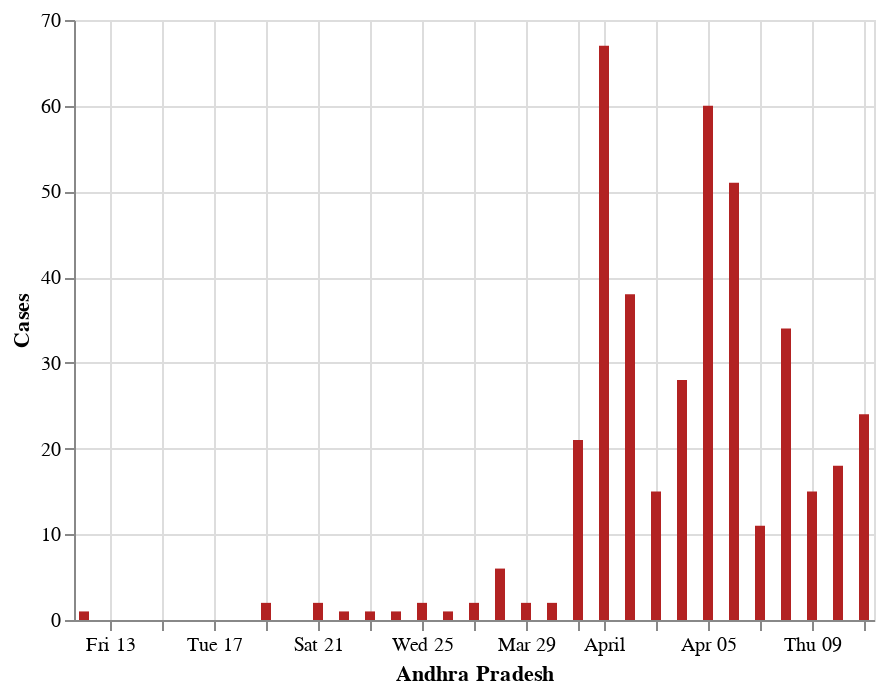

This figure's notebook cell:
### Code cell
#hide_input
import altair as alt
#draw_plot_alt(graph_df,14,"West Bengal")
wb_df=graph_df.query("detected_state == 'Andhra Pradesh'").reset_index()
wb_df=wb_df[["diagnosed_date",0]]
wb_df.rename(columns={0:'Cases'},inplace=True)
wb_df=wb_df.groupby("diagnosed_date").sum().reset_index()
#wb_df
alt.Chart(wb_df).mark_bar(color='firebrick').encode(
    alt.X('diagnosed_date', title='Andhra Pradesh'),
    alt.Y('sum(Cases)', title='Cases')
).interactive()

### Figure 1 — Vega-Lite specification as saved in the notebook (floating-point values rounded to 4 significant figures)
{"config": {"view": {"continuousWidth": 400, "continuousHeight": 300}}, "data": {"name": "data-e49dba82b18e2b8af1f7f0497ae95aa6"}, "mark": {"type": "bar", "color": "firebrick"}, "encoding": {"x": {"type": "temporal", "field": "diagnosed_date", "title": "Andhra Pradesh"}, "y": {"type": "quantitative", "aggregate": "sum", "field": "Cases", "title": "Cases"}}, "selection": {"selector077": {"type": "interval", "bind": "scales", "encodings": ["x", "y"]}}, "$schema": "https://vega.github.io/schema/vega-lite/v4.8.1.json", "datasets": {"data-e49dba82b18e2b8af1f7f0497ae95aa6": [{"diagnosed_date": "2020-03-12T00:00:00", "Cases": 1}, {"diagnosed_date": "2020-03-19T00:00:00", "Cases": 2}, {"diagnosed_date": "2020-03-21T00:00:00", "Cases": 2}, {"diagnosed_date": "2020-03-22T00:00:00", "Cases": 1}, {"diagnosed_date": "2020-03-23T00:00:00", "Cases": 1}, {"diagnosed_date": "2020-03-24T00:00:00", "Cases": 1}, {"diagnosed_date": "2020-03-25T00:00:00", "Cases": 2}, {"diagnosed_date": "2020-03-26T00:00:00", "Cases": 1}, {"diagnosed_date": "2020-03-27T00:00:00", "Cases": 2}, {"diagnosed_date": "2020-03-28T00:00:00", "Cases": 6}, {"diagnosed_date": "2020-03-29T00:00:00", "Cases": 2}, {"diagnosed_date": "2020-03-30T00:00:00", "Cases": 2}, {"diagnosed_date": "2020-03-31T00:00:00", "Cases": 21}, {"diagnosed_date": "2020-04-01T00:00:00", "Cases": 67}, {"diagnosed_date": "2020-04-02T00:00:00", "Cases": 38}, {"diagnosed_date": "2020-04-03T00:00:00", "Cases": 15}, {"diagnosed_date": "2020-04-04T00:00:00", "Cases": 28}, {"diagnosed_date": "2020-04-05T00:00:00", "Cases": 60}, {"diagnosed_date": "2020-04-06T00:00:00", "Cases": 51}, {"diagnosed_date": "2020-04-07T00:00:00", "Cases": 11}, {"diagnosed_date": "2020-04-08T00:00:00", "Cases": 34}, {"diagnosed_date": "2020-04-09T00:00:00", "Cases": 15}, {"diagnosed_date": "2020-04-10T00:00:00", "Cases": 18}, {"diagnosed_date": "2020-04-11T00:00:00", "Cases": 24}]}}
